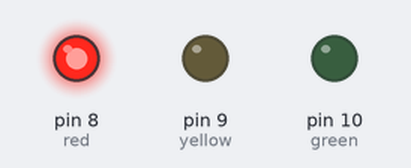
The sketch below on a simulated Arduino Uno, built with avr-gcc and run on an emulated ATmega328P. Parts: output pins drawn as LEDs (lit = HIGH).

Above: at 1.5 s.
At 3.5 s:
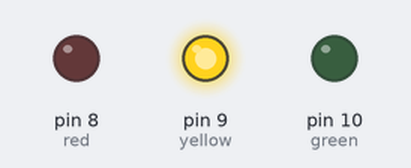
At 5.5 s:
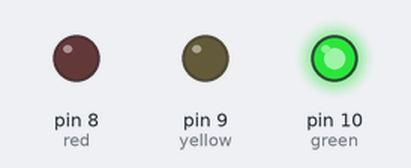
Timing chart, 0 to 9.1 s (numbered marks = the images above):
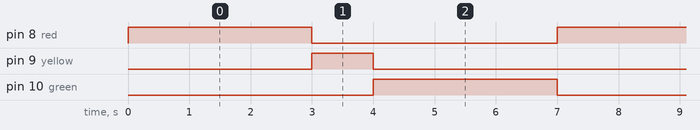

Measured:
- by itself, pin 8 (red), pin 10 (green): alternates HIGH for 3.0 s and LOW for 4.0 s
- by itself, pin 9 (yellow): alternates HIGH for 1.0 s and LOW for 6.0 s
- by itself, everything shown: repeats every 7.0 s, in 3 steps

The sketch:

traffic_light.ino
```cpp
const int red = 8;
const int yellow = 9;
const int green = 10;
void setup() {
pinMode(red, OUTPUT);
pinMode(yellow, OUTPUT);
pinMode(green, OUTPUT);
}
void loop() {
// RED ON, others OFF
digitalWrite(red, HIGH);
digitalWrite(yellow, LOW);
digitalWrite(green, LOW);
delay(3000); // Red for 3 seconds

// YELLOW ON, others OFF
digitalWrite(red, LOW);
digitalWrite(yellow, HIGH);
digitalWrite(green, LOW);
delay(1000); // Yellow for 1 second
// GREEN ON, others OFF
digitalWrite(red, LOW);
digitalWrite(yellow, LOW);
digitalWrite(green, HIGH);
delay(3000); // Green for 3 seconds
}
```
